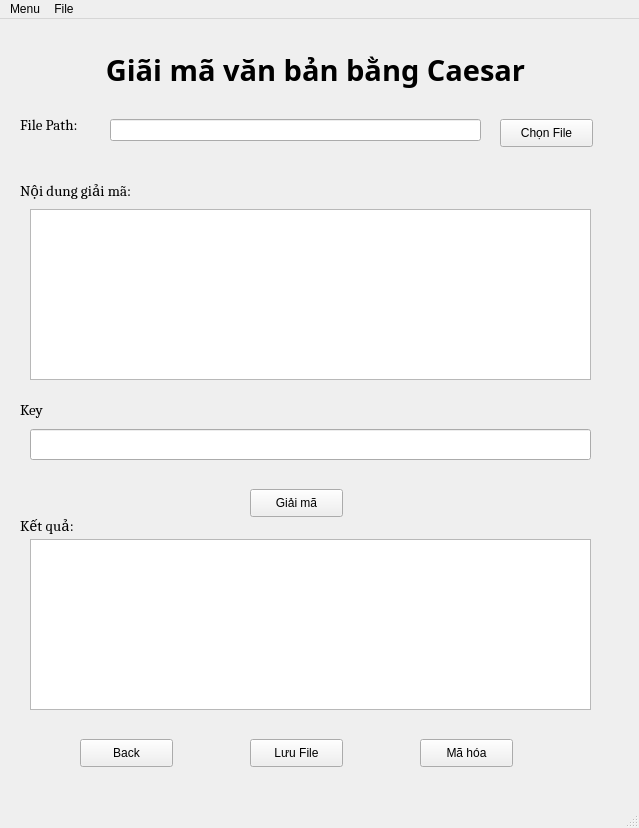
<?xml version="1.0" encoding="UTF-8"?>
<ui version="4.0">
 <class>MainWindow</class>
 <widget class="QMainWindow" name="MainWindow">
  <property name="geometry">
   <rect>
    <x>0</x>
    <y>0</y>
    <width>639</width>
    <height>828</height>
   </rect>
  </property>
  <property name="windowTitle">
   <string>MainWindow</string>
  </property>
  <widget class="QWidget" name="centralwidget">
   <widget class="QPushButton" name="btnGiaiMaCaesar">
    <property name="geometry">
     <rect>
      <x>250</x>
      <y>470</y>
      <width>93</width>
      <height>28</height>
     </rect>
    </property>
    <property name="font">
     <font>
      <pointsize>9</pointsize>
     </font>
    </property>
    <property name="text">
     <string>Giải mã</string>
    </property>
   </widget>
   <widget class="QPushButton" name="btnSave">
    <property name="geometry">
     <rect>
      <x>250</x>
      <y>720</y>
      <width>93</width>
      <height>28</height>
     </rect>
    </property>
    <property name="font">
     <font>
      <pointsize>9</pointsize>
     </font>
    </property>
    <property name="text">
     <string>Lưu File</string>
    </property>
   </widget>
   <widget class="QLabel" name="label_2">
    <property name="geometry">
     <rect>
      <x>20</x>
      <y>90</y>
      <width>81</width>
      <height>31</height>
     </rect>
    </property>
    <property name="font">
     <font>
      <family>Cambria</family>
      <pointsize>11</pointsize>
      <weight>50</weight>
      <bold>false</bold>
     </font>
    </property>
    <property name="text">
     <string>File Path:</string>
    </property>
   </widget>
   <widget class="QPushButton" name="btnMaHoa">
    <property name="geometry">
     <rect>
      <x>420</x>
      <y>720</y>
      <width>93</width>
      <height>28</height>
     </rect>
    </property>
    <property name="font">
     <font>
      <pointsize>9</pointsize>
     </font>
    </property>
    <property name="text">
     <string>Mã hóa</string>
    </property>
   </widget>
   <widget class="QPushButton" name="btnBack">
    <property name="geometry">
     <rect>
      <x>80</x>
      <y>720</y>
      <width>93</width>
      <height>28</height>
     </rect>
    </property>
    <property name="font">
     <font>
      <pointsize>9</pointsize>
     </font>
    </property>
    <property name="text">
     <string>Back</string>
    </property>
   </widget>
   <widget class="QLabel" name="label">
    <property name="geometry">
     <rect>
      <x>60</x>
      <y>0</y>
      <width>511</width>
      <height>101</height>
     </rect>
    </property>
    <property name="font">
     <font>
      <family>Sitka Heading Semibold</family>
      <pointsize>22</pointsize>
      <weight>75</weight>
      <bold>true</bold>
     </font>
    </property>
    <property name="text">
     <string>Giãi mã văn bản bằng Caesar</string>
    </property>
    <property name="alignment">
     <set>Qt::AlignCenter</set>
    </property>
   </widget>
   <widget class="QLineEdit" name="EdtPath">
    <property name="geometry">
     <rect>
      <x>110</x>
      <y>100</y>
      <width>371</width>
      <height>22</height>
     </rect>
    </property>
   </widget>
   <widget class="QLabel" name="label_4">
    <property name="geometry">
     <rect>
      <x>20</x>
      <y>490</y>
      <width>141</width>
      <height>31</height>
     </rect>
    </property>
    <property name="font">
     <font>
      <family>Cambria</family>
      <pointsize>11</pointsize>
      <weight>50</weight>
      <bold>false</bold>
     </font>
    </property>
    <property name="text">
     <string>Kết quả:</string>
    </property>
   </widget>
   <widget class="QLabel" name="label_3">
    <property name="geometry">
     <rect>
      <x>20</x>
      <y>150</y>
      <width>171</width>
      <height>41</height>
     </rect>
    </property>
    <property name="font">
     <font>
      <family>Cambria</family>
      <pointsize>11</pointsize>
      <weight>50</weight>
      <bold>false</bold>
     </font>
    </property>
    <property name="text">
     <string>Nội dung giải mã:</string>
    </property>
   </widget>
   <widget class="QTextEdit" name="result">
    <property name="geometry">
     <rect>
      <x>30</x>
      <y>520</y>
      <width>561</width>
      <height>171</height>
     </rect>
    </property>
   </widget>
   <widget class="QLineEdit" name="lineEdit">
    <property name="geometry">
     <rect>
      <x>30</x>
      <y>410</y>
      <width>561</width>
      <height>31</height>
     </rect>
    </property>
   </widget>
   <widget class="QLabel" name="label_5">
    <property name="geometry">
     <rect>
      <x>20</x>
      <y>370</y>
      <width>41</width>
      <height>41</height>
     </rect>
    </property>
    <property name="font">
     <font>
      <family>Cambria</family>
      <pointsize>11</pointsize>
      <weight>50</weight>
      <bold>false</bold>
     </font>
    </property>
    <property name="text">
     <string>Key</string>
    </property>
   </widget>
   <widget class="QTextEdit" name="input">
    <property name="geometry">
     <rect>
      <x>30</x>
      <y>190</y>
      <width>561</width>
      <height>171</height>
     </rect>
    </property>
   </widget>
   <widget class="QPushButton" name="btnChonFile">
    <property name="geometry">
     <rect>
      <x>500</x>
      <y>100</y>
      <width>93</width>
      <height>28</height>
     </rect>
    </property>
    <property name="font">
     <font>
      <pointsize>9</pointsize>
     </font>
    </property>
    <property name="text">
     <string>Chọn File</string>
    </property>
   </widget>
  </widget>
  <widget class="QMenuBar" name="menubar">
   <property name="geometry">
    <rect>
     <x>0</x>
     <y>0</y>
     <width>639</width>
     <height>26</height>
    </rect>
   </property>
   <widget class="QMenu" name="menuMenu">
    <property name="title">
     <string>Menu</string>
    </property>
    <addaction name="actionMa_Hoa"/>
    <addaction name="actionGiai_Ma"/>
    <addaction name="separator"/>
    <addaction name="actionExit"/>
   </widget>
   <widget class="QMenu" name="menuFile">
    <property name="title">
     <string>File</string>
    </property>
    <addaction name="actionOpen_File"/>
    <addaction name="actionSave_File"/>
   </widget>
   <addaction name="menuMenu"/>
   <addaction name="menuFile"/>
  </widget>
  <widget class="QStatusBar" name="statusbar"/>
  <action name="actionMa_Hoa">
   <property name="text">
    <string>Mã hóa</string>
   </property>
  </action>
  <action name="actionGiai_Ma">
   <property name="text">
    <string>Giải mã</string>
   </property>
  </action>
  <action name="actionExit">
   <property name="text">
    <string>Exit</string>
   </property>
  </action>
  <action name="actionOpen_File">
   <property name="text">
    <string>Open File</string>
   </property>
  </action>
  <action name="actionSave_File">
   <property name="text">
    <string>Save File</string>
   </property>
  </action>
 </widget>
 <resources/>
 <connections/>
</ui>
